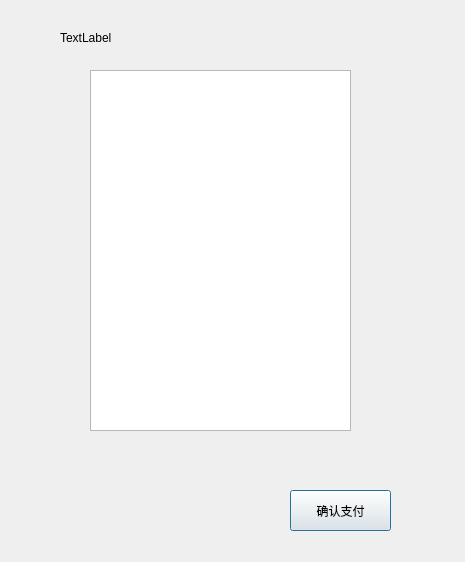
<?xml version="1.0" encoding="UTF-8"?>
<ui version="4.0">
 <class>Pay</class>
 <widget class="QDialog" name="Pay">
  <property name="geometry">
   <rect>
    <x>0</x>
    <y>0</y>
    <width>465</width>
    <height>562</height>
   </rect>
  </property>
  <property name="windowTitle">
   <string>Dialog</string>
  </property>
  <widget class="QLabel" name="label">
   <property name="geometry">
    <rect>
     <x>60</x>
     <y>30</y>
     <width>72</width>
     <height>15</height>
    </rect>
   </property>
   <property name="text">
    <string>TextLabel</string>
   </property>
  </widget>
  <widget class="QTableWidget" name="tableWidget">
   <property name="geometry">
    <rect>
     <x>90</x>
     <y>70</y>
     <width>261</width>
     <height>361</height>
    </rect>
   </property>
  </widget>
  <widget class="QLabel" name="label_2">
   <property name="geometry">
    <rect>
     <x>130</x>
     <y>470</y>
     <width>72</width>
     <height>15</height>
    </rect>
   </property>
   <property name="text">
    <string/>
   </property>
  </widget>
  <widget class="QPushButton" name="pushButton">
   <property name="geometry">
    <rect>
     <x>290</x>
     <y>490</y>
     <width>101</width>
     <height>41</height>
    </rect>
   </property>
   <property name="text">
    <string>确认支付</string>
   </property>
  </widget>
 </widget>
 <resources/>
 <connections/>
</ui>
